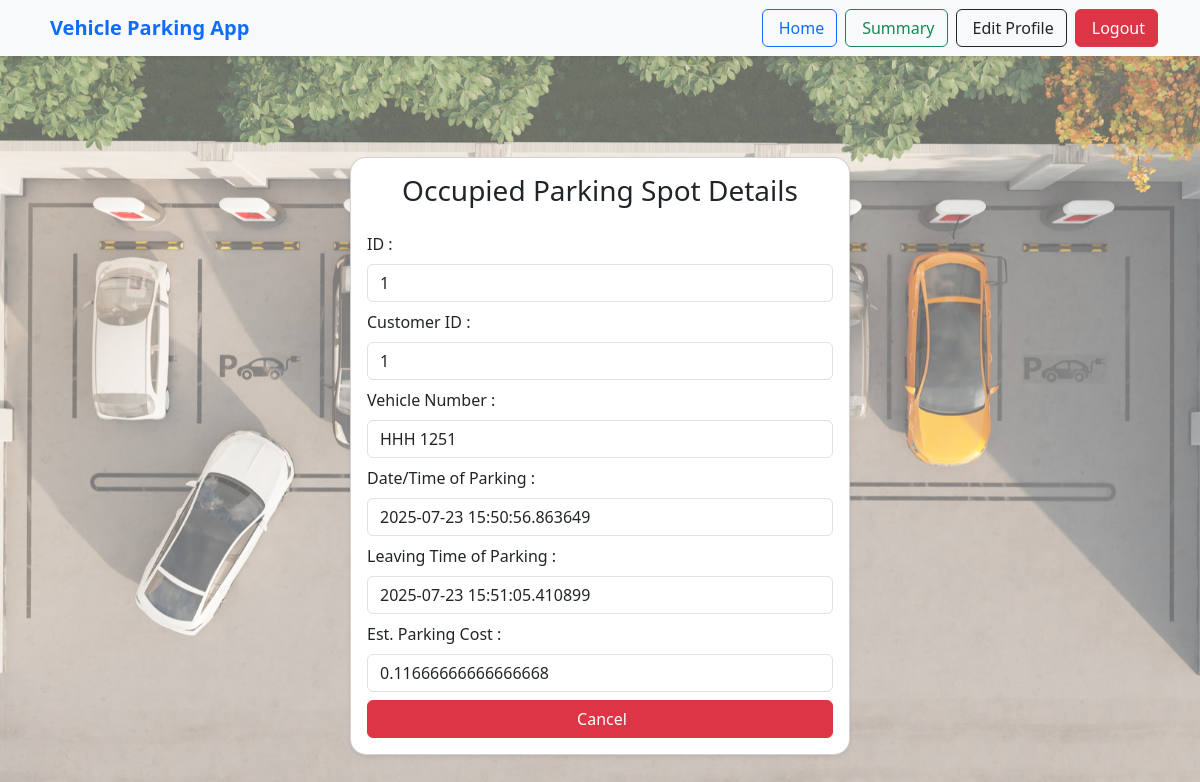
The app's page /reserve_parking_spot/1 (signed in) with its own data.
### models/models.py (models this page shows)
class ReserveParkingSpot(db.Model):
    id = db.Column(db.Integer, primary_key = True, autoincrement = True)
    spot_id = db.Column(db.Integer, db.ForeignKey('parking_spot.id'))
    lot_id = db.Column(db.Integer, db.ForeignKey('parking_lot.id'))
    vehicle_no = db.Column(db.String, nullable=False)
    address = db.Column(db.String(250), nullable = False)
    pincode = db.Column(db.String(10), nullable = False)
    user_id = db.Column(db.Integer, db.ForeignKey('user.user_id'))
    parking_timestamp = db.Column(db.DateTime, nullable = False)
    leaving_timestamp = db.Column(db.DateTime)
    parking_cost = db.Column(db.Float, nullable = False)
    spot = db.relationship('ParkingSpot', backref='reserve_parking_spot', lazy=True, uselist=False)

### controller/routes.py (the view)
@app.route('/reserve_parking_spot/<int:spot_id>', methods=['GET'])
def reserve_parking_spot(spot_id):
    if 'user_email' not in session:
        flash('Please log in to reserve a parking spot.', 'error')
        return redirect(url_for('home'))
    reserved_parking_spot = ReserveParkingSpot.query.filter_by(spot_id=spot_id).all()
    if not reserved_parking_spot:
        flash('Parking spot not found!', 'error')
        return redirect(url_for('home'))
    return render_template('reserve_parking_spot.html', reserved_parking_spot=reserved_parking_spot)

### templates/reserve_parking_spot.html (shortened to what this page needs)
{% extends 'base.html' %}
{% block content %}
<div class="container-fluid min-vh-100 d-flex justify-content-center align-items-center">
    <div class="card p-3 shadow-sm w-100 rounded-4" style="max-width: 500px;">
        <h3 class="text-center mb-4">Occupied Parking Spot Details</h3>
        {% for reserve in reserved_parking_spot %}
        <div class="mb-2">
            <label for="ID" class="form-label">ID : </label>
            <input type="text" class="form-control" id="ID" name="ID" value="{{ reserve.spot_id }}" readonly>
        </div>
        <div class="mb-2">
            <label for="cust_id" class="form-label">Customer ID :  </label>
            <input type="text" class="form-control" id="cust_id" name="cust_id" value="{{ reserve.id }}" readonly>
        </div>
        <div class="mb-2">
            <label for="vehicle_no" class="form-label">Vehicle Number :  </label>
            <input type="text" class="form-control" id="vehicle_no" name="vehicle_no" value="{{ reserve.vehicle_no }}" readonly>
        </div>
        <div class="mb-2">
            <label for="parking_timestamp" class="form-label">Date/Time of Parking :  </label>
            <input type="text" class="form-control" id="parking_timestamp" name="parking_timestamp" value="{{ reserve.parking_timestamp }}" readonly>
        </div>
        <div class="mb-2">
            <label for="leaving_timestamp" class="form-label">Leaving Time of Parking :  </label>
            <input type="text" class="form-control" id="leaving_timestamp" name="leaving_timestamp" value="{{ reserve.leaving_timestamp }}" readonly>
        </div>
        <div class="mb-2">
            <label for="parking_cost" class="form-label">Est. Parking Cost :  </label>
            <input type="text" class="form-control" id="parking_cost" name="parking_cost" value="{{ reserve.parking_cost }}" readonly>
        </div>
        <div class="d-grid">
            <a href="{{ url_for('home') }}" class="btn btn-danger">
                Cancel
            </a>
        </div>
        {% endfor %}
    </div>
</div>
{% endblock %}

### templates/base.html (style rules this page uses)
html, body { height: 100%; margin: 0; padding: 0; }
body { background-image: url('/static/back.jpg'); background-size: cover; background-repeat: no-repeat; background-position: center center; }

### records on screen
ReserveParkingSpot: ID "1", cust_id "1", vehicle_no "HHH 1251", parking_timestamp "2025-07-23 15:50:56.863649", leaving_timestamp "2025-07-23 15:51:05.410899", parking_cost "0.11666666666666668"
